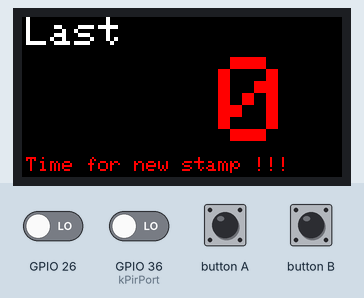
This sketch was run on a simulated ESP32. Parts: 160×80 colour display. Inputs (shaded band) come from the test bench; at power-on: GPIO 26 LOW, GPIO 36 (kPirPort) LOW.

Above: at 1.3 s.
1.4 s: button A pressed for 0.15 s
At 1.9 s:
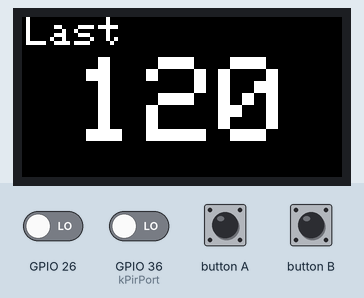
3.0 s: GPIO 26 driven HIGH
At 4.3 s:
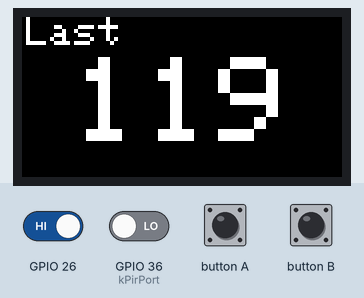
Timing chart, 0 to 6.0 s (numbered marks = the images above; inputs shaded):
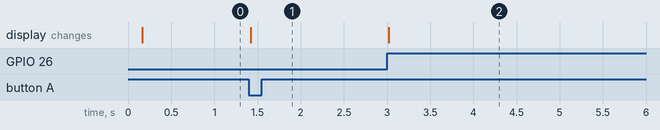

Measured:
- after the input at 1.4 s, the display: changes at once (image 1)
- after the input at 3.0 s, the display: changes at once (image 2)

The sketch:

stampcouner.ino
```cpp
#include <M5StickC.h>
#include "toiletlever.h"
#include "timercounter.h"

namespace {

const int kSensorPort = 26;
const int kPirPort = 36;

RTC_DATA_ATTR int RemainCount = 0;

ToiletLever lever(kSensorPort);
TimerCounter sleep_counter(30 * 1000);

void draw() {
  M5.Lcd.fillScreen(BLACK);

  M5.Lcd.setRotation(3);
  M5.Lcd.setTextColor(WHITE);
  M5.Lcd.setTextSize(2);
  M5.Lcd.setCursor(2, 0);
  M5.Lcd.print("Last");

  M5.Lcd.setTextColor((RemainCount < 10) ? RED : WHITE);

  M5.Lcd.setTextSize(6);
  M5.Lcd.setCursor(26, 20);

  auto prefix = String("  ") + String(RemainCount);
  M5.Lcd.print(prefix.substring(prefix.length() - 3));

  M5.Lcd.setCursor(2, 70);
  M5.Lcd.setTextSize(1);
  if (RemainCount <= 0) {
    M5.Lcd.setTextColor(RED);
    M5.Lcd.print("Time for new stamp !!!");
  } else if (RemainCount < 10) {
    M5.Lcd.setTextColor(WHITE);
    M5.Lcd.print("Time for new stamp soon!");
  }
}

void enterSleep() {
  ::esp_sleep_enable_ext1_wakeup(
    BIT64(kSensorPort) | BIT64(kPirPort),
    ESP_EXT1_WAKEUP_ANY_HIGH);

  M5.Axp.SetSleep();
  ::esp_deep_sleep_start();

  for(;;);  // never reach
}

}  // namespace

void setup() {
  auto wakeup_reason = esp_sleep_get_wakeup_cause();

  M5.begin();
  M5.Axp.ScreenBreath(8);
  lever.begin(wakeup_reason == ESP_SLEEP_WAKEUP_EXT1);
  ::pinMode(kPirPort, INPUT);
  sleep_counter.begin();

  draw();
}

void loop() {
  M5.update();
  lever.update();

  if (::digitalRead(kPirPort) == HIGH) {
    sleep_counter.reset();
  }

  if (M5.BtnA.wasPressed()) {
    // new stamp
    RemainCount = 120;
  } else if (lever.wasChanged()) {
    if (lever.isFlushing() && RemainCount > 0) {
      // flushing
      RemainCount--;
    }
  } else {
    if (lever.isFlushing()) {
      sleep_counter.reset();
    } else if (sleep_counter.isTimeOut()) {
      enterSleep();
    }
    return;
  }
  draw();
  sleep_counter.reset();
}
```

timercounter.cpp
```cpp
#include "timercounter.h"
#include <Arduino.h>

TimerCounter::TimerCounter(unsigned long timeout) : timeout_(timeout) {

}

void TimerCounter::begin() {
  reset();
}

bool TimerCounter::isTimeOut() {
  return (::millis() - last_idle_millis_) > timeout_;
}

void TimerCounter::reset() {
  last_idle_millis_ = ::millis();
}
```

timercounter.h
```cpp
#ifndef STAMPCOUNTER_TIMERCOUNTER_H_
#define STAMPCOUNTER_TIMERCOUNTER_H_

class TimerCounter {
 public:
  explicit TimerCounter(unsigned long timeout);
  void begin();
  bool isTimeOut();
  void reset();
 private:
  unsigned long last_idle_millis_;
  const unsigned long timeout_;
};
#endif  // STAMPCOUNTER_TIMERCOUNTER_H_
```

toiletlever.cpp
```cpp
#include "toiletlever.h"
#include <Arduino.h>

namespace {

bool readPort(int pin) {
  return ::digitalRead(pin) == HIGH;
}

}  // namespace

ToiletLever::ToiletLever(int pin) : pin_(pin) {
}

void ToiletLever::begin(bool wakeup) {
  ::pinMode(pin_, INPUT);
  changed_ = wakeup;
  last_ = wakeup ? true : readPort(pin_);
}

void ToiletLever::update() {
  if (changed_) {
    return;
  }
  if (last_ != readPort(pin_)) {
    changed_ = true;
    last_ = !last_;
  }
  // waiting for stability
  ::delay(5);
}

bool ToiletLever::isFlushing() {
  return last_;
}

bool ToiletLever::wasChanged() {
  if (!changed_) return false;
  changed_ = false;
  return true;
}
```

toiletlever.h
```cpp
#ifndef STAMPCOUNTER_TOILETLEVER_H_
#define STAMPCOUNTER_TOILETLEVER_H_

class ToiletLever {
 public:
  explicit ToiletLever(int pin);
  void begin(bool wakeup);
  void update();
  bool isFlushing();
  bool wasChanged();
 private:
  const int pin_;
  bool changed_;
  bool last_;
};

#endif  // STAMPCOUNTER_TOILETLEVER_H_
```
